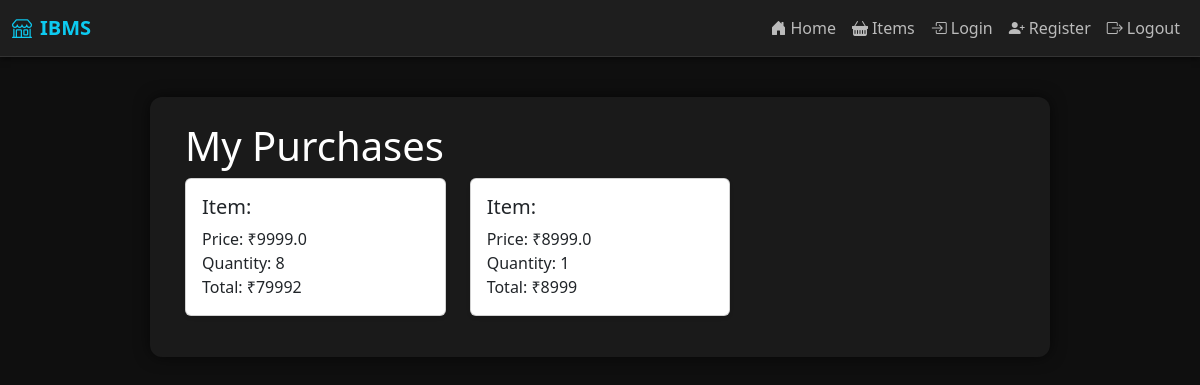
Screenshot of /purchase (signed in) with the database file from the repository.
### Task/models.py (models this page shows, shortened)
class Purchase(db.Model):
    id = db.Column(db.Integer,primary_key= True)
    user_id = db.Column(db.Integer, db.ForeignKey("user.id"))
    item_id = db.Column(db.Integer, db.ForeignKey("item.id"))
    quantity = db.Column(db.Integer, nullable = False)
    Tot_price = db.Column(db.Integer, nullable = False)
    user = db.relationship("User", backref="purchases", lazy = True)
    item = db.relationship("Item", backref="purchases", lazy = True)

### Task/route.py (the view)
@app.route("/purchase")
@login_required
def my_purchase():
    purchases = Purchase.query.filter_by(user_id=current_user.id).all()
    return render_template("purchase.html",purchases=purchases)

### Task/route.py (called while the page is built)
@login_manager.user_loader
def load_user(user_id):
    return User.query.get(int(user_id))

### Task/templates/purchase.html (shortened to what this page needs)
{% extends "base.html" %}
{% block content %}
<h1>My Purchases</h1>
<div class="row">
    {% for purchase in purchases %}
    <div class="col-md-4 mb-3">
        <div class="card shadow-sm">
            <div class="card-body">
                <h5 class="card-title">Item: {{ purchase.item.item_name }}</h5>
                <p class="card-text">
                    Price: ₹{{ purchase.Tot_price / purchase.quantity }} <br>
                    Quantity: {{ purchase.quantity }} <br>
                    Total: ₹{{ purchase.Tot_price }}
                </p>
            </div>
        </div>
    </div>
    {% else %}
    <p>You have not purchased anything yet.</p>
    {% endfor %}
</div>
{% endblock %}

### Task/templates/base.html (style rules this page uses)
body { background-color: #0f0f0f; color: #ffffff; font-family: 'Segoe UI', sans-serif; }

### rows the page displays
Purchase: purchase.Tot_price/purchase.quantity "9999.0", quantity "8", Tot_price "79992"
Purchase: purchase.Tot_price/purchase.quantity "8999.0", quantity "1", Tot_price "8999"
